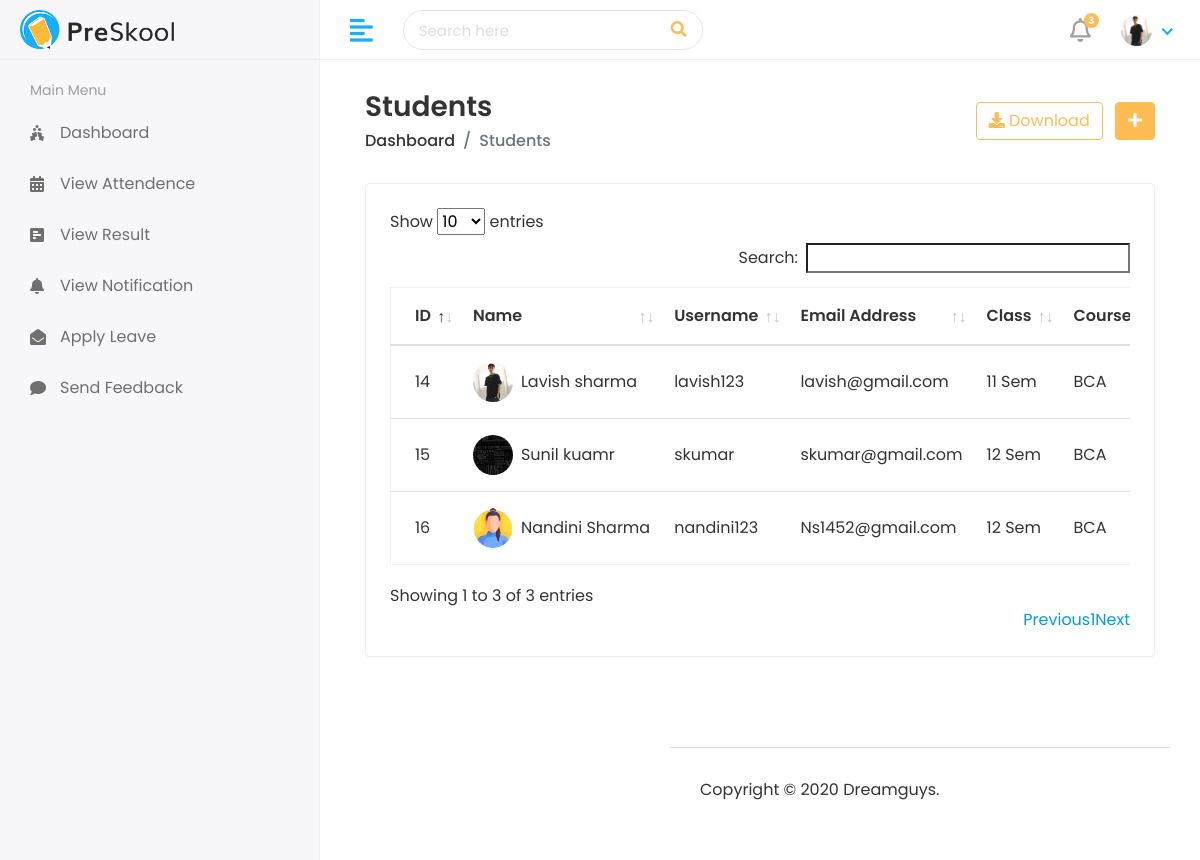
Page /HOD/Student_View (signed in) on the committed database.
### StudentApp/models.py (models this page shows, shortened)
class CustomUser(AbstractUser):
    user_type = models.CharField(choices=UserTypes , max_length=20 , default='Student' , null=True)
    username = models.CharField(max_length=44,null=True,unique=True)
    profile = models.ImageField(upload_to='media/profile_pic' , null=True , default='static/assets/img/profiles/avatar-01.jpg')

class Student(models.Model):
    admin = models.OneToOneField(CustomUser, on_delete=models.CASCADE)
    address = models.TextField()
    gender = models.CharField(max_length=100 ,  )
    course = models.ForeignKey(Course , on_delete=models.CASCADE)
    session = models.ForeignKey(Session , on_delete=models.CASCADE)
    joining_at = models.DateField()
    Updated_at = models.DateField(auto_now_add=True)
    datebirth = models.DateField( null= True , blank= True)
    standard = models.PositiveIntegerField(null = True)
    mobilenumber = models.IntegerField(null= True)
    studentimage = models.ImageField(upload_to='media/profile_pic' , null=True)

class Course(models.Model):
    name = models.CharField(max_length=100 ,)
    created_at = models.DateField(auto_now_add=True)
    updated_at = models.DateField(auto_now_add=True , null=True)
    def __str__(self):
        return self.name

### StudentApp/HodViews.py (the view)
# urls.py: path('HOD/Student_View' , HodViews.StudentView , name='StudentView'),
@login_required(login_url= '/')
def StudentView(request):
    Students = Student.objects.all()
    Context = {
        'Student':Students,
    }
    return render(request, 'Hod/ViewStudent.html' , Context)

### StudentApp/models.py (called while the page is built)
    def __str__(self):
        return  f"{self.SessionStart} To {self.SessionEnd}"

### templates/Hod/ViewStudent.html (shortened to what this page needs)
{% extends 'base.html' %}
{% block content %}
<div class="content container-fluid">
    <div class="page-header">
       <div class="row align-items-center">
          <div class="col">
             <h3 class="page-title">Students</h3>
             <ul class="breadcrumb">
                <li class="breadcrumb-item"><a href="index.html">Dashboard</a></li>
                <li class="breadcrumb-item active">Students</li>
             </ul>
          </div>
          <div class="col-auto text-right float-right ml-auto">
             <a href="#" class="btn btn-outline-primary mr-2"><i class="fas fa-download"></i> Download</a>
             <a href="{% url 'StudentAdd' %}" class="btn btn-primary"><i class="fas fa-plus"></i></a>
          </div>
       </div>
    </div>
    <div class="row">
       <div class="col-sm-12">
          <div class="card card-table">
             <div class="card-body">
                <div class="table-responsive">
                   <table   id="table_id" class="table table-hover table-center mb-0">
                      <thead>
                         <tr>
                            <th>ID</th>
                            <th>Name</th>
                            <th>Username</th>
                            <th>Email Address</th>
                            <th>Class</th>
                            <th>Course</th>
                         </tr>
                      </thead>
                      <tbody>
                        {% for i in Student %}
                         <tr>
                            <td>{{i.id}}</td>
                            <td>
                               <h2 class="table-avatar">
                                  <a href="student-details.html" class="avatar avatar-sm mr-2"><img class="avatar-img rounded-circle" src="{{i.admin.profile.url}}" alt="User Image"></a>
                                  <a href="student-details.html">{{i.admin.first_name | title}} {{i.admin.last_name}}</a>
                               </h2>
                            </td>
                            <td>{{i.admin.username}}</td>
                            <td>{{i.admin.email}}</td>
                            <td>{{i.standard}} Sem</td>
                            <td>{{i.course}}</td>
                         </tr>
                        {% endfor %}
                      </tbody>
                   </table>
                </div>
             </div>
          </div>
       </div>
    </div>
 </div>
{% endblock %}

### templates/includes/header.html (shortened to what this page needs)
{% load static %}
<div class="header">
    <div class="header-left">
       <a href="index.html" class="logo">
       <img src="{% static 'assets/img/logo.png' %}" alt="Logo">
       </a>
    </div>
    <a href="javascript:void(0);" id="toggle_btn">
    <i class="fas fa-align-left"></i>
    </a>
    <div class="top-nav-search">
       <form>
          <input type="text" class="form-control" placeholder="Search here">
          <button class="btn" type="submit"><i class="fas fa-search"></i></button>
       </form>
    </div>
    <ul class="nav user-menu">
       <li class="nav-item dropdown noti-dropdown">
          <a href="#" class="dropdown-toggle nav-link" data-toggle="dropdown">
          <i class="far fa-bell"></i> <span class="badge badge-pill">3</span>
          </a>
       </li>
       <li class="nav-item dropdown has-arrow">
          <a href="#" class="dropdown-toggle nav-link" data-toggle="dropdown">
            {% if not user.profile.url is None and not user.profile.url is "" %}
            <span class="user-img"><img class="rounded-circle" src="{{user.profile.url}}" width="31" alt="Ryan Taylor"></span>
            {% else %}
            <span class="user-img"><img class="rounded-circle" src="{% static 'assets/img/profiles/avatar-01.jpg' %}" width="31" alt="Ryan Taylor"></span>
            {% endif %}
          </a>
       </li>
    </ul>
 </div>

### templates/base.html (style rules this page uses)
* { font-family: 'Poppins' , 'sans-serif'; }

### rows in the picture
CustomUser: profile (picture)
Student: id "14", admin.profile (picture), admin.first_name "Lavish", admin.last_name "sharma", admin.username "lavish123", admin.email "lavish@gmail.com", standard "11", course "BCA"
Student: id "15", admin.profile (picture), admin.first_name "Sunil", admin.last_name "kuamr", admin.username "skumar", admin.email "skumar@gmail.com", standard "12", course "BCA"
Student: id "16", admin.profile (picture), admin.first_name "Nandini", admin.last_name "Sharma", admin.username "nandini123", admin.email "Ns1452@gmail.com", standard "12", course "BCA"
